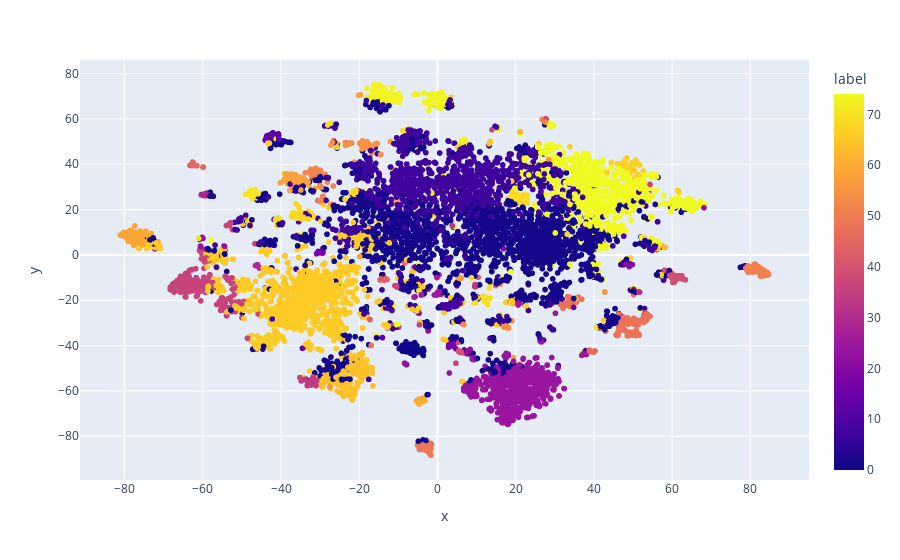

Write notebook code for a chart like this one.
### Markdown cell above
KMeans clustering - god results for many clusters, more than 100

### Code cell
from cuml.cluster import KMeans

kmeans = KMeans(n_clusters=75, n_init=40)
kmeans.fit(X)
df['label'] = kmeans.labels_
centroids = kmeans.cluster_centers_

plot_df(df)

### Figure 1 — Plotly figure (JSON) as saved in the notebook; plotly's stock layout.template omitted (floating-point values rounded to 4 significant figures; data arrays with more than 128 entries replaced by an {"elided": "..."} marker saying what was removed)
{"data": [{"hovertemplate": "<b>%{hovertext}</b><br><br>x=%{x}<br>y=%{y}<br>label=%{marker.color}<extra></extra>", "hovertext": {"elided": "8740 str values"}, "legendgroup": "", "marker": {"color": {"elided": "8740 int values"}, "coloraxis": "coloraxis", "symbol": "circle"}, "mode": "markers", "name": "", "showlegend": false, "type": "scattergl", "x": {"elided": "8740 float values"}, "xaxis": "x", "y": {"elided": "8740 float values"}, "yaxis": "y"}], "layout": {"coloraxis": {"colorbar": {"title": {"text": "label"}}, "colorscale": [[0, "#0d0887"], [0.1111, "#46039f"], [0.2222, "#7201a8"], [0.3333, "#9c179e"], [0.4444, "#bd3786"], [0.5556, "#d8576b"], [0.6667, "#ed7953"], [0.7778, "#fb9f3a"], [0.8889, "#fdca26"], [1, "#f0f921"]]}, "legend": {"tracegroupgap": 0}, "margin": {"t": 60}, "xaxis": {"anchor": "y", "domain": [0, 1], "title": {"text": "x"}}, "yaxis": {"anchor": "x", "domain": [0, 1], "title": {"text": "y"}}}}
